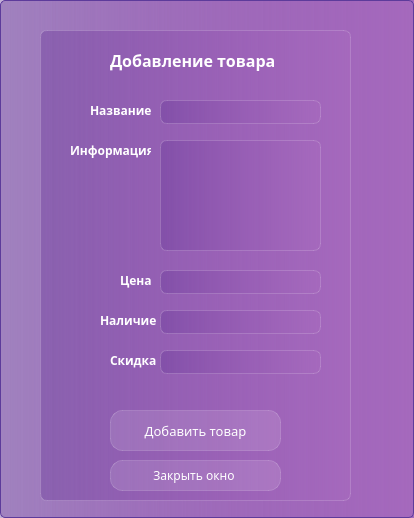
<?xml version="1.0" encoding="UTF-8"?>
<ui version="4.0">
 <class>AddProductWindow</class>
 <widget class="QDialog" name="AddProductWindow">
  <property name="geometry">
   <rect>
    <x>0</x>
    <y>0</y>
    <width>414</width>
    <height>518</height>
   </rect>
  </property>
  <property name="minimumSize">
   <size>
    <width>414</width>
    <height>518</height>
   </size>
  </property>
  <property name="maximumSize">
   <size>
    <width>414</width>
    <height>518</height>
   </size>
  </property>
  <property name="windowTitle">
   <string>Dialog</string>
  </property>
  <property name="styleSheet">
   <string notr="true">background-color:  qlineargradient( spread:pad,  x1:0, y1:0, x2:1, y2:0,  stop:0 rgba(105, 57, 153, 100),  stop:1 rgba(165, 105, 189, 255));  border: 1px solid #5D3B9B;  border-radius: 5px;
font-family: Everlasting;</string>
  </property>
  <widget class="QFrame" name="frame">
   <property name="geometry">
    <rect>
     <x>40</x>
     <y>30</y>
     <width>311</width>
     <height>471</height>
    </rect>
   </property>
   <property name="styleSheet">
    <string notr="true">backgroud-color: rgba(255, 255, 255, 30);
border: 1px solid rgba(255, 255, 255, 40);
border-radius: 7px;</string>
   </property>
   <widget class="QPushButton" name="Close_button_Clicked">
    <property name="geometry">
     <rect>
      <x>70</x>
      <y>430</y>
      <width>171</width>
      <height>31</height>
     </rect>
    </property>
    <property name="styleSheet">
     <string notr="true">QPushButton {
color: white;
background-color: rgba(255,255,255,30);
border: 1px solid rgba(255,255,255,40);
border-radius: 12px;
} 
QPushButton:hover{
background-color: rgba(255,255,255,40);
}

QPushButton:pressed{
background-color: rgba(255,255,255,70);
}</string>
    </property>
    <property name="text">
     <string>Закрыть окно </string>
    </property>
   </widget>
   <widget class="QPushButton" name="AddProduct_button_Clicked">
    <property name="geometry">
     <rect>
      <x>70</x>
      <y>380</y>
      <width>171</width>
      <height>41</height>
     </rect>
    </property>
    <property name="styleSheet">
     <string notr="true">QPushButton {
color: white;
background-color: rgba(255,255,255,30);
border: 1px solid rgba(255,255,255,40);
border-radius: 12px;
font-size: 10pt;
} 
QPushButton:hover{
background-color: rgba(255,255,255,40);
}

QPushButton:pressed{
background-color: rgba(255,255,255,70);
}</string>
    </property>
    <property name="text">
     <string>Добавить товар</string>
    </property>
   </widget>
   <widget class="QLineEdit" name="Name">
    <property name="geometry">
     <rect>
      <x>120</x>
      <y>70</y>
      <width>161</width>
      <height>24</height>
     </rect>
    </property>
    <property name="styleSheet">
     <string notr="true">color:white;
padding-left: 10px;</string>
    </property>
    <property name="maxLength">
     <number>50</number>
    </property>
   </widget>
   <widget class="QLabel" name="label">
    <property name="geometry">
     <rect>
      <x>70</x>
      <y>20</y>
      <width>191</width>
      <height>21</height>
     </rect>
    </property>
    <property name="styleSheet">
     <string notr="true">color: white;
font-weight: bold;
border: none;
font-size: 12pt;
background-color: none;</string>
    </property>
    <property name="text">
     <string>Добавление товара</string>
    </property>
   </widget>
   <widget class="QLineEdit" name="Money">
    <property name="geometry">
     <rect>
      <x>120</x>
      <y>240</y>
      <width>161</width>
      <height>24</height>
     </rect>
    </property>
    <property name="styleSheet">
     <string notr="true">color:white;
padding-left: 10px;</string>
    </property>
    <property name="maxLength">
     <number>8</number>
    </property>
   </widget>
   <widget class="QLineEdit" name="Count">
    <property name="geometry">
     <rect>
      <x>120</x>
      <y>280</y>
      <width>161</width>
      <height>24</height>
     </rect>
    </property>
    <property name="styleSheet">
     <string notr="true">color:white;
padding-left: 10px;</string>
    </property>
    <property name="maxLength">
     <number>7</number>
    </property>
   </widget>
   <widget class="QLabel" name="label_2">
    <property name="geometry">
     <rect>
      <x>50</x>
      <y>70</y>
      <width>61</width>
      <height>21</height>
     </rect>
    </property>
    <property name="styleSheet">
     <string notr="true">color: white;
font-weight: bold;
font-size: 9pt;
border: none;
background-color: none;</string>
    </property>
    <property name="text">
     <string>Название</string>
    </property>
   </widget>
   <widget class="QLabel" name="label_3">
    <property name="geometry">
     <rect>
      <x>30</x>
      <y>110</y>
      <width>81</width>
      <height>21</height>
     </rect>
    </property>
    <property name="styleSheet">
     <string notr="true">color: white;
font-weight: bold;
font-size: 9pt;
border: none;
background-color: none;</string>
    </property>
    <property name="text">
     <string>Информация</string>
    </property>
   </widget>
   <widget class="QLabel" name="label_8">
    <property name="geometry">
     <rect>
      <x>80</x>
      <y>240</y>
      <width>41</width>
      <height>21</height>
     </rect>
    </property>
    <property name="styleSheet">
     <string notr="true">color: white;
font-weight: bold;
font-size: 9pt;
border: none;
background-color: none;</string>
    </property>
    <property name="text">
     <string>Цена</string>
    </property>
   </widget>
   <widget class="QLabel" name="label_9">
    <property name="geometry">
     <rect>
      <x>60</x>
      <y>280</y>
      <width>61</width>
      <height>21</height>
     </rect>
    </property>
    <property name="styleSheet">
     <string notr="true">color: white;
font-weight: bold;
font-size: 9pt;
border: none;
background-color: none;</string>
    </property>
    <property name="text">
     <string>Наличие</string>
    </property>
   </widget>
   <widget class="QLabel" name="label_10">
    <property name="geometry">
     <rect>
      <x>70</x>
      <y>320</y>
      <width>51</width>
      <height>21</height>
     </rect>
    </property>
    <property name="styleSheet">
     <string notr="true">color: white;
font-weight: bold;
font-size: 9pt;
border: none;
background-color: none;</string>
    </property>
    <property name="text">
     <string>Скидка</string>
    </property>
   </widget>
   <widget class="QLineEdit" name="Skidka">
    <property name="geometry">
     <rect>
      <x>120</x>
      <y>320</y>
      <width>161</width>
      <height>24</height>
     </rect>
    </property>
    <property name="styleSheet">
     <string notr="true">color:white;
padding-left: 10px;</string>
    </property>
    <property name="maxLength">
     <number>3</number>
    </property>
   </widget>
   <widget class="QTextEdit" name="Information">
    <property name="geometry">
     <rect>
      <x>120</x>
      <y>110</y>
      <width>161</width>
      <height>111</height>
     </rect>
    </property>
    <property name="styleSheet">
     <string notr="true">color:white;
padding-left: 10px;</string>
    </property>
   </widget>
   <widget class="QLabel" name="label_11">
    <property name="geometry">
     <rect>
      <x>70</x>
      <y>350</y>
      <width>201</width>
      <height>21</height>
     </rect>
    </property>
    <property name="styleSheet">
     <string notr="true">color: white;
font-weight: bold;
font-size: 9pt;
border: none;
background-color: none;</string>
    </property>
    <property name="text">
     <string/>
    </property>
   </widget>
  </widget>
 </widget>
 <resources/>
 <connections/>
</ui>
